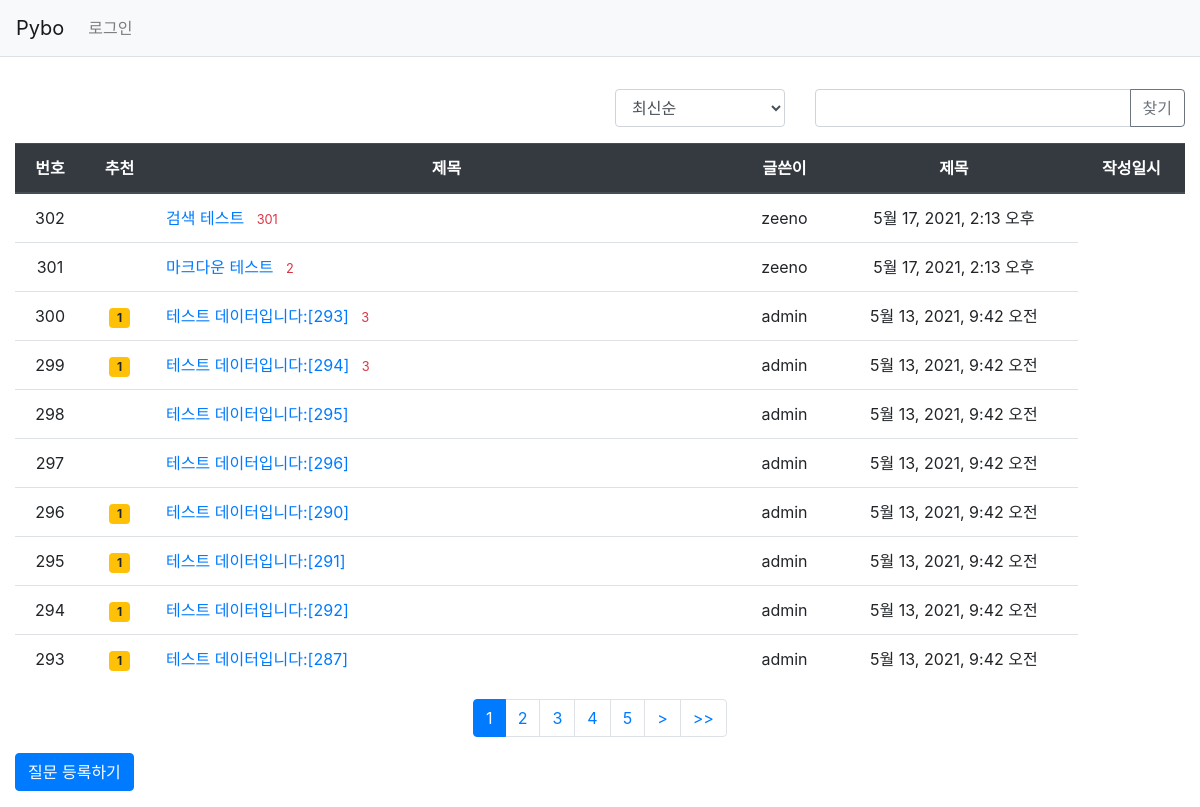
Screenshot of /pybo/ with the database file from the repository.
### pybo/models.py (models this page shows, shortened)
class Question(models.Model):
    author = models.ForeignKey(
        User, on_delete=models.CASCADE, related_name='author_question')
    subject = models.CharField(max_length=200)
    content = models.TextField()
    create_date = models.DateTimeField()
    modify_date = models.DateTimeField(null=True, blank=True)
    voter = models.ManyToManyField(User, related_name='voter_question')

### pybo/views/base_views.py (the view, shortened to what this page needs)
# urls.py: path('', base_views.index, name='index'),  # '/' 에 해당되는 path
def index(request):
    page = request.GET.get('page', '1')  # 페이지
    kw = request.GET.get('kw', '')  # 검색어
    so = request.GET.get('so', 'recent')  # 정렬기준
    if so == 'recommend':
        question_list = Question.objects.annotate(
            num_voter=Count('voter')).order_by('-num_voter', '-create_date')
    elif so == 'popular':
        question_list = Question.objects.annotate(num_answer=Count(
            'answer')).order_by('-num_answer', '-create_date')
    else:  # recent
        question_list = Question.objects.order_by('-create_date')
    paginator = Paginator(question_list, 10)  # 페이지당 10개씩 보여주기
    page_obj = paginator.get_page(page)
    context = {'question_list': page_obj, 'page': page,
               'kw': kw, 'so': so}  # <------ so 추가
    return render(request, "pybo/question_list.html", context)

### pybo/templatetags/pybo_filter.py (called while the page is built)
@register.filter
def sub(value, arg):
    return value - arg

### templates/pybo/question_list.html (shortened to what this page needs)
{% extends 'base.html' %}
{% load pybo_filter %}
{% block content %}
<div class="container-fluid my-3">
    <div class="row justify-content-end my-3">
        <div class="col-2">
            <select class="form-control so">
                <option value="recent" {% if so == 'recent' %}selected{% endif %}>최신순</option>
            </select>
        </div>
        <div class="col-4 input-group">
            <input type="text" class="form-control kw" value="{{ kw|default_if_none:'' }}">
            <div class="input-group-append">
                <button class="btn btn-outline-secondary" type="button" id="btn_search">찾기</button>
            </div>
        </div>
    </div>
    <table class="table">
        <thead>
        <tr class="thead-dark text-center">
            <th>번호</th>
            <th>추천</th>
            <th style="width:50%">제목</th>
            <th>글쓴이</th>
            <th>제목</th>
            <th>작성일시</th>
        </tr>
        </thead>
        <tbody>
        {% if question_list %}
        {% for question in question_list %}
        <tr class="text-center">
            <td>
                {{ question_list.paginator.count|sub:question_list.start_index|sub:forloop.counter0|add:1 }}
            </td>
            <td>
                {% if question.voter.all.count > 0 %}
                <span class="badge badge-warning px-2 py-1">{{ question.voter.all.count }}</span>
                {% endif %}
            </td>
            <td class="text-left">
                <a href="{% url 'pybo:detail' question.id %}">{{ question.subject }}</a>
                {% if question.answer_set.count > 0 %}
                <span class="text-danger small ml-2">{{ question.answer_set.count }}</span>
                {% endif %}
            </td>
            <td>{{ question.author.username }}</td>
            <td>{{ question.create_date }}</td>
        </tr>
        {% endfor %}
        {% else %}
        <tr>
            <td colspan="3">질문이 없습니다.</td>
        </tr>
        {% endif %}
        </tbody>
    </table>
    <ul class="pagination justify-content-center">
        {% for page_number in question_list.paginator.page_range %}
        {% if page_number >= question_list.number|add:-4 and page_number <= question_list.number|add:4 %}
            {% if page_number == question_list.number %}
            <li class="page-item active" aria-current="page">
                <a class="page-link" data-page="{{ page_number }}" href="#">{{ page_number }}</a>
            </li>
            {% else %}
            <li class="page-item">
                <a class="page-link" data-page="{{ page_number }}" href="#">{{ page_number }}</a>
            </li>
            {% endif %}
        {% endif %}
        {% endfor %}
        {% if question_list.has_next %}
        <li class="page-item">
            <a class="page-link" data-page="{{ question_list.next_page_number }}" href="#">></a>
        </li>
        <li class="page-item">
            <a class="page-link" href="?page={{ question_list.next_page_number }}">>></a>
        </li>
        {% endif %}
    </ul>
    <a href="{% url 'pybo:question_create' %}" class="btn btn-primary">질문 등록하기</a>
</div>
{% endblock %}

### rows the page displays
Question: paginator.count|sub "302", subject "검색 테스트", answer_set.count "301", author.username "zeeno", create_date "5월 17, 2021, 2:13 오후"
Question: paginator.count|sub "301", subject "마크다운 테스트", answer_set.count "2", author.username "zeeno", create_date "5월 17, 2021, 2:13 오후"
Question: paginator.count|sub "300", voter.all.count "1", subject "테스트 데이터입니다:[293]", answer_set.count "3", author.username "admin", create_date "5월 13, 2021, 9:42 오전"
Question: paginator.count|sub "299", voter.all.count "1", subject "테스트 데이터입니다:[294]", answer_set.count "3", author.username "admin", create_date "5월 13, 2021, 9:42 오전"
Question: paginator.count|sub "298", subject "테스트 데이터입니다:[295]", author.username "admin", create_date "5월 13, 2021, 9:42 오전"
Question: paginator.count|sub "297", subject "테스트 데이터입니다:[296]", author.username "admin", create_date "5월 13, 2021, 9:42 오전"
Question: paginator.count|sub "296", voter.all.count "1", subject "테스트 데이터입니다:[290]", author.username "admin", create_date "5월 13, 2021, 9:42 오전"
Question: paginator.count|sub "295", voter.all.count "1", subject "테스트 데이터입니다:[291]", author.username "admin", create_date "5월 13, 2021, 9:42 오전"
Question: paginator.count|sub "294", voter.all.count "1", subject "테스트 데이터입니다:[292]", author.username "admin", create_date "5월 13, 2021, 9:42 오전"
Question: paginator.count|sub "293", voter.all.count "1", subject "테스트 데이터입니다:[287]", author.username "admin", create_date "5월 13, 2021, 9:42 오전"

### other values shown
{{ page_number }} "1"
{{ page_number }} "2" "3" "4" "5"
